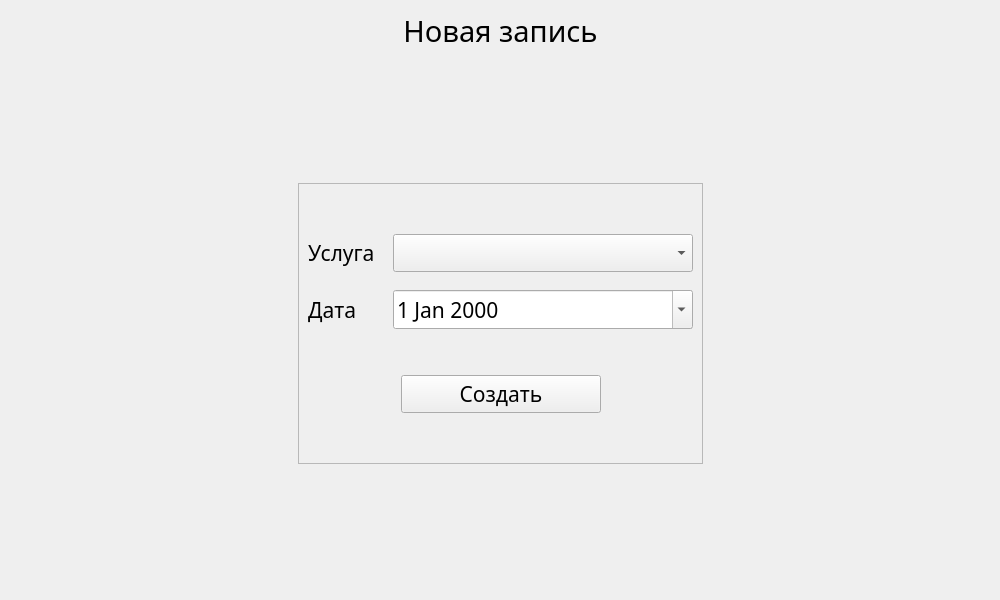
<?xml version="1.0" encoding="UTF-8"?>
<ui version="4.0">
 <class>newRecordWidget</class>
 <widget class="QWidget" name="newRecordWidget">
  <property name="geometry">
   <rect>
    <x>0</x>
    <y>0</y>
    <width>1000</width>
    <height>600</height>
   </rect>
  </property>
  <property name="font">
   <font>
    <family>Microsoft YaHei UI Light</family>
    <pointsize>16</pointsize>
   </font>
  </property>
  <property name="windowTitle">
   <string>Form</string>
  </property>
  <layout class="QHBoxLayout" name="horizontalLayout">
   <item>
    <spacer name="horizontalSpacer">
     <property name="orientation">
      <enum>Qt::Orientation::Horizontal</enum>
     </property>
     <property name="sizeHint" stdset="0">
      <size>
       <width>281</width>
       <height>20</height>
      </size>
     </property>
    </spacer>
   </item>
   <item>
    <layout class="QVBoxLayout" name="verticalLayout">
     <item>
      <widget class="QLabel" name="label_5">
       <property name="font">
        <font>
         <family>Microsoft YaHei UI Light</family>
         <pointsize>22</pointsize>
        </font>
       </property>
       <property name="text">
        <string>Новая запись</string>
       </property>
       <property name="alignment">
        <set>Qt::AlignmentFlag::AlignCenter</set>
       </property>
      </widget>
     </item>
     <item>
      <spacer name="verticalSpacer">
       <property name="orientation">
        <enum>Qt::Orientation::Vertical</enum>
       </property>
       <property name="sizeHint" stdset="0">
        <size>
         <width>20</width>
         <height>40</height>
        </size>
       </property>
      </spacer>
     </item>
     <item>
      <widget class="QFrame" name="frame">
       <property name="frameShape">
        <enum>QFrame::Shape::StyledPanel</enum>
       </property>
       <property name="frameShadow">
        <enum>QFrame::Shadow::Raised</enum>
       </property>
       <layout class="QVBoxLayout" name="verticalLayout_2">
        <property name="topMargin">
         <number>50</number>
        </property>
        <property name="bottomMargin">
         <number>50</number>
        </property>
        <item>
         <layout class="QFormLayout" name="formLayout">
          <property name="horizontalSpacing">
           <number>18</number>
          </property>
          <property name="verticalSpacing">
           <number>18</number>
          </property>
          <item row="0" column="0">
           <widget class="QLabel" name="label">
            <property name="text">
             <string>Услуга</string>
            </property>
           </widget>
          </item>
          <item row="0" column="1">
           <widget class="QComboBox" name="serviceBox">
            <property name="minimumSize">
             <size>
              <width>300</width>
              <height>0</height>
             </size>
            </property>
           </widget>
          </item>
          <item row="1" column="0">
           <widget class="QLabel" name="label_2">
            <property name="text">
             <string>Дата</string>
            </property>
           </widget>
          </item>
          <item row="1" column="1">
           <widget class="QDateEdit" name="dateEdit">
            <property name="calendarPopup">
             <bool>true</bool>
            </property>
            <property name="timeSpec">
             <enum>Qt::TimeSpec::UTC</enum>
            </property>
           </widget>
          </item>
         </layout>
        </item>
        <item>
         <spacer name="verticalSpacer_2">
          <property name="orientation">
           <enum>Qt::Orientation::Vertical</enum>
          </property>
          <property name="sizeHint" stdset="0">
           <size>
            <width>20</width>
            <height>40</height>
           </size>
          </property>
         </spacer>
        </item>
        <item>
         <layout class="QHBoxLayout" name="horizontalLayout_3">
          <item>
           <spacer name="horizontalSpacer_3">
            <property name="orientation">
             <enum>Qt::Orientation::Horizontal</enum>
            </property>
            <property name="sizeHint" stdset="0">
             <size>
              <width>40</width>
              <height>20</height>
             </size>
            </property>
           </spacer>
          </item>
          <item>
           <widget class="QPushButton" name="buttonSave">
            <property name="minimumSize">
             <size>
              <width>200</width>
              <height>0</height>
             </size>
            </property>
            <property name="text">
             <string>Создать</string>
            </property>
           </widget>
          </item>
          <item>
           <spacer name="horizontalSpacer_4">
            <property name="orientation">
             <enum>Qt::Orientation::Horizontal</enum>
            </property>
            <property name="sizeHint" stdset="0">
             <size>
              <width>40</width>
              <height>20</height>
             </size>
            </property>
           </spacer>
          </item>
         </layout>
        </item>
       </layout>
      </widget>
     </item>
     <item>
      <spacer name="verticalSpacer_3">
       <property name="orientation">
        <enum>Qt::Orientation::Vertical</enum>
       </property>
       <property name="sizeHint" stdset="0">
        <size>
         <width>20</width>
         <height>40</height>
        </size>
       </property>
      </spacer>
     </item>
    </layout>
   </item>
   <item>
    <spacer name="horizontalSpacer_2">
     <property name="orientation">
      <enum>Qt::Orientation::Horizontal</enum>
     </property>
     <property name="sizeHint" stdset="0">
      <size>
       <width>280</width>
       <height>20</height>
      </size>
     </property>
    </spacer>
   </item>
  </layout>
 </widget>
 <resources/>
 <connections/>
</ui>
